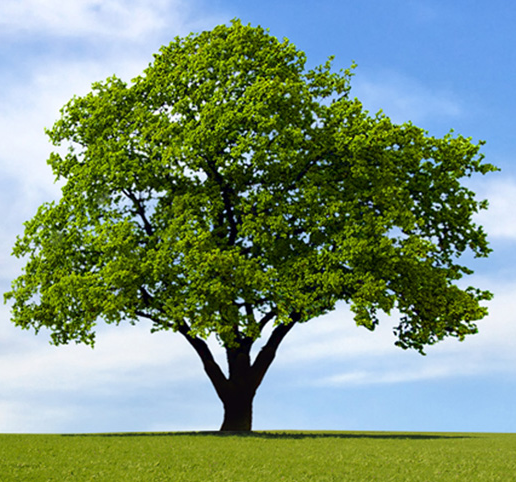
#> input picture images/input.png, 516 x 482 px
$ jupyter execute Chapter1ImageDeconvolution1.ipynb   (shell and % lines are left out)
#> lines starting #> are read from the running program, lines starting #| are printed output that depends on the picture; after the words box and inside, x2 and y2 are one past the last pixel; in counts of white or black regions, pixels touching at a corner belong together
### image.py
import scipy.ndimage as im
import numpy as np
import os
import h5py
import cv2
from UG2.lib.pyblur import LinearMotionBlur
from coherentImageFormation.utils import data as data_utils
import torch
import torch.nn as nn
from torch.autograd import Variable
import copy
import random
import numpy.fft as fft
from mpl_toolkits.mplot3d import axes3d
import matplotlib.pyplot as plt
from matplotlib import cm
from matplotlib.ticker import LinearLocator, FormatStrFormatter
import pylab

# [61 lines left out: functions hist_match_grey, hist_match, gaussian_blur, motionBlur3D, not called in this run]

def convert_float32_to_uint8(image_in):
	temp_image = np.copy(image_in)
	temp_image[temp_image<0.0] = 0.0
	temp_image[temp_image>1.0] = 1.0

	temp_image = (temp_image*255.0).astype(np.uint8)
	return temp_image

# [236 lines left out: functions noisy, surface_plot_3D, complex_field, generate_coherent_image, blur_images, calculate_bbox and 4 more, not called in this run]

### Chapter1ImageDeconvolution1.ipynb
# Chapter 1: Image-Deconvolution 1

## Problem motivation

</img>

Real world images we capture are blurry and noisy.

## Problem formulation
Given a blurry-image ($b$) and a point spread function (PSF) $h$ estimate the clean latent image $i$. Additive noise $n$ is present while measuring the image.
$$b=i \ast h+n$$

[cell 1]
import cv2
import numpy as np
import matplotlib.pyplot as plt
import image as image_utils

img = cv2.imread("images/input.png")
#> img is the input picture: shape (482, 516, 3); mean B, G, R 123.2, 148.1, 124
img = cv2.cvtColor(img, cv2.COLOR_BGR2RGB)
img = img.astype(np.float32)/255
size = 15

kernel_motion_blur = np.zeros((size,size))
kernel_motion_blur[int((size-1)/2), :] = np.ones(size)
kernel_motion_blur = kernel_motion_blur/size

# fliter output
output = cv2.filter2D(img, -1, kernel_motion_blur)
# Add random noise
row,col,ch= output.shape
#> row = 482; col = 516; ch = 3
mean = 0
var = 0.001
sigma = var**0.5
gauss = np.random.normal(mean,sigma,(row,col,ch))
gauss = gauss.reshape(row,col,ch)
outputNoisy = output + gauss
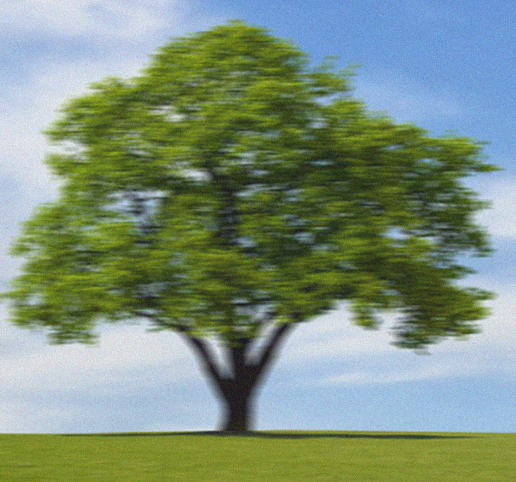
#> outputNoisy: shape (482, 516, 3) float64; mean R, G, B 0.486, 0.581, 0.483; drawn with min black and max white

[cell 2]
plt.figure(figsize=(15,15))
plt.subplot(131)
plt.imshow(image_utils.convert_float32_to_uint8(img))
plt.title('Original')
plt.subplot(132)
plt.imshow(kernel_motion_blur)
plt.title('Blur-kernel')
plt.subplot(133)
plt.imshow(image_utils.convert_float32_to_uint8(outputNoisy))
#> in convert_float32_to_uint8 (call 2), `temp_image[temp_image<0.0] = 0.0`: temp_image: shape (482, 516, 3) float64; 5.32% of pixels changed, all inside (x1, y1, x2, y2) = (0, 27, 489, 482)
#> in convert_float32_to_uint8 (call 2), `temp_image[temp_image>1.0] = 1.0`: temp_image: shape (482, 516, 3) float64; mean R, G, B 0.486, 0.581, 0.483
plt.title('Blurry Noisy Output')
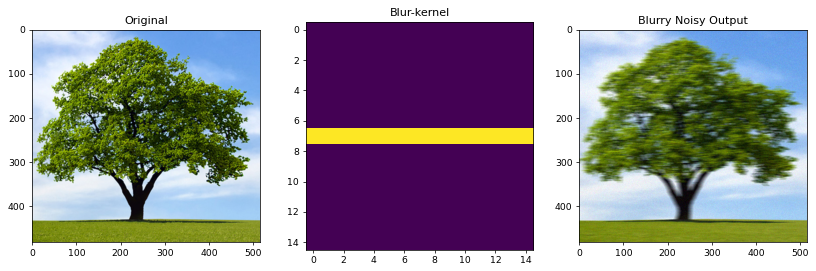
#> figure drawn by matplotlib, 3 panels

## Optimization-based techniques

- Wiener based deconvolution
- Richardson-Lucy deconvolution
- Iterative deconvolution techniques

## Wiener-filter based deconvolution

- A block diagram for the blurry image is given as
</img>
Fourier-domain:
$$B(\omega)=I(\omega)H(\omega)+N(\omega)$$
$$\implies I(\omega)=\frac{B(\omega)-N(\omega)}{H(\omega)}$$
- Noise can be amplified in the regions where $H(\omega)$ has small values.
- A Wiener filter is the best linear filter that can be used on the blurry image to deblur it.
</img>

## Wiener-filter based deconvolution

- The Wiener-filtering: best linear filter applied on $b[k]$ to account for noise characteristics
- Let the filter in the frequency domain be given by $G(\omega)$.
- Let us assume that we know the autocorrelation of the signal $E[|X(\omega)|^2]=S(\omega)$
- The filter is designed to minimize
$$\epsilon(\omega)=E[|\hat{I}(\omega)-I(\omega)|^2]$$
$$=E[|I(\omega)-G(\omega)B(\omega)|^2]$$
$$=E[|I(\omega)-G(\omega)[H(\omega)I(\omega)+N(\omega)]|^2]$$
$$=E[|I(\omega)(1-G(\omega)H(\omega))-G(\omega)N(\omega)|^2]$$
$$=E[[I(\omega)(1-G(\omega)H(\omega))-G(\omega)N(\omega)]^\ast [I(\omega)(1-G(\omega)H(\omega))-G(\omega)N(\omega)]]$$
$$=E[|I(\omega)|^2|1-G(\omega)H(\omega)|^2+|G(\omega)N(\omega)|^2-I(\omega)G^\ast(\omega)N^\ast(\omega)(1-G(\omega)H(\omega))-G^\ast(\omega)N^\ast(\omega)I(\omega)(1-G(\omega)H(\omega))]$$
- The last two terms are 0 because $E[I^\ast(\omega)N(\omega)]=E[I(\omega)N^\ast\omega]=0$.

## Wiener-filter based deconvolution

$$\epsilon(\omega)=S(\omega)|1-G(\omega)H(\omega)|^2+|G(\omega)N(\omega)|^2$$
$$=S(\omega)[1-G(\omega)H(\omega)][1-G(\omega)H(\omega)]^\ast+[G(\omega)G^\ast(\omega)|N(\omega)|^2]$$
- Taking the Wirtinger derivative of this expression results and equating to zero
$$S(\omega)(1-G(\omega)H(\omega))^\ast [-H(\omega)]+G^\ast(\omega)|N(\omega)|^2=0$$
$$ \implies G^\ast (\omega)=\frac{S(\omega)H(\omega)}{E[|N(\omega)|^2]+|H(\omega)|^2S(\omega)}$$
$$ \implies G (\omega)=\frac{S(\omega)H^\ast(\omega)}{E[|N(\omega)|^2]+|H(\omega)|^2S(\omega)}$$
- Denoting $SNR=\frac{E[|X(\omega)|^2]}{E[|N(\omega)|^2]}=\frac{S(\omega)}{E[|N(\omega)|^2}$
$$ \implies G (\omega)=\frac{H^\ast(\omega)}{SNR+|H(\omega)|^2}$$

[cell 3]
import cv2
import numpy as np
import matplotlib.pyplot as plt
import image as image_utils
from scipy import signal

img = cv2.imread("images/input.png")
img = img.astype(np.float32)/255
img = np.mean(img,2)
#> img: shape (482, 516) float32
size = 10

kernel_motion_blur = np.zeros((size,size))
kernel_motion_blur[int((size-1)/2), :] = 1
kernel_motion_blur = kernel_motion_blur/size

# fliter output
output = cv2.filter2D(img, -1, kernel_motion_blur)
#> output: shape (482, 516) float32

# Add random noise
row,col= output.shape
mean = 0
var = 0.001
sigma = var**0.5
gauss = np.random.normal(mean,sigma,(row,col))
gauss = gauss.reshape(row,col)
output = output + gauss

outputFFT = np.fft.fft2(output)
filterFFT = np.fft.fft2(kernel_motion_blur,s=(outputFFT.shape))
epsilon   = 1e-1 # Add some epsilon to make sure we are not dividing by zero

# inverse-filter estimate
inverseFilterFFT = outputFFT/(filterFFT+epsilon)
inverseFilterEstimate = np.real(np.fft.ifft2(inverseFilterFFT))
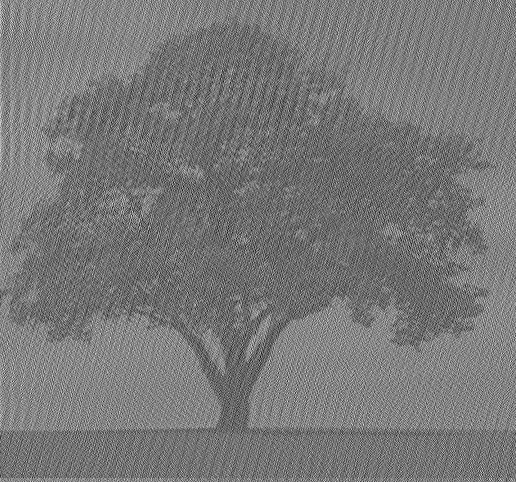
#> inverseFilterEstimate: shape (482, 516) float64; min -2.43, max 3.69, mean 0.47; drawn with min black and max white

# wiener-filter estimate
SNR = 1
wienerFilterFFT = np.conj(filterFFT)/(np.square(np.abs(filterFFT))+SNR)
wienerFilterEstimate = np.real(np.fft.ifft2(wienerFilterFFT*outputFFT))
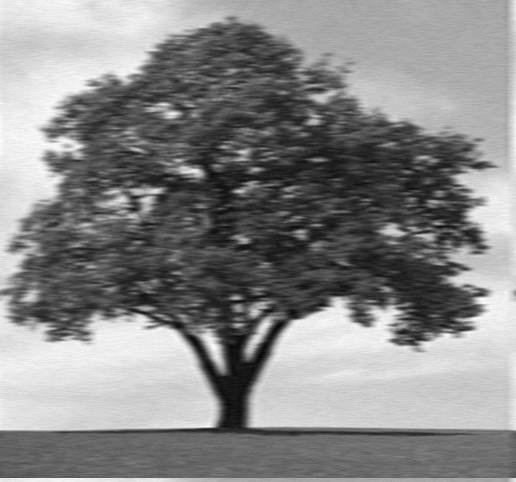
#> wienerFilterEstimate: shape (482, 516) float64; min -0.0267, max 0.507, mean 0.259; drawn with min black and max white

[cell 4]
plt.figure(figsize=(15,15))
plt.subplot(131)
plt.imshow(image_utils.convert_float32_to_uint8(output), cmap='gray')
#> in convert_float32_to_uint8 (call 3), `temp_image[temp_image<0.0] = 0.0`: temp_image: shape (482, 516) float64; min 0, max 1.09, mean 0.518
#> in convert_float32_to_uint8 (call 3), `temp_image[temp_image>1.0] = 1.0`: temp_image: shape (482, 516) float64; min 0, max 1, mean 0.517
plt.title('Blurry Image')
plt.subplot(132)
plt.imshow(image_utils.convert_float32_to_uint8(inverseFilterEstimate), cmap='gray')
#> in convert_float32_to_uint8 (call 4), `temp_image[temp_image>1.0] = 1.0`:
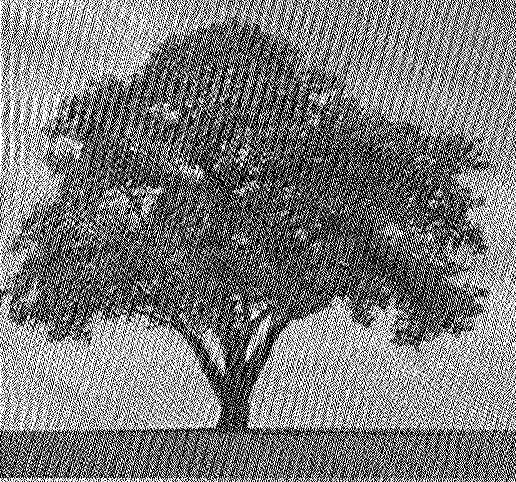
#> temp_image: shape (482, 516) float64; min 0, max 1, mean 0.485
plt.title('Simple inverse filter estimate')
plt.subplot(133)
plt.imshow(image_utils.convert_float32_to_uint8(wienerFilterEstimate), cmap='gray')
#> in convert_float32_to_uint8 (call 5), `temp_image[temp_image<0.0] = 0.0`:
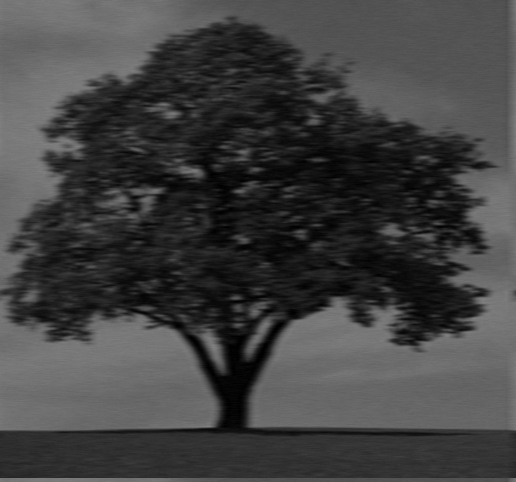
#> temp_image: shape (482, 516) float64; 0.03% of pixels changed, all inside (x1, y1, x2, y2) = (178, 174, 280, 416)
plt.title('Wiener filter estimate')

## Richardson-Lucy deconvolution (RL)
- According to the earlier notation, the block diagram for the blurry image is given as
</img>
- The degraded noise model is given as $b=h*i+n$ under poisson statistics for the noise.
- The RL deconvolution algorithm is given as
$$u^{t+1}=u^t\Big(h \ast \frac{b}{h\ast u^t}\Big)$$
- This iterative method is used until the algorithm converges.

[cell 5]
import cv2
import numpy as np
import matplotlib.pyplot as plt
import image as image_utils
from scipy.signal import convolve2d as conv2
from scipy import signal
from skimage import color, data, restoration

astro = color.rgb2gray(data.astronaut())
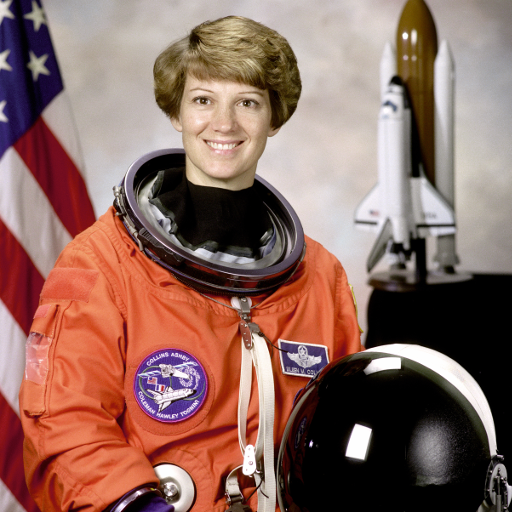
#> input picture skimage.data.astronaut(), 512 x 512 px
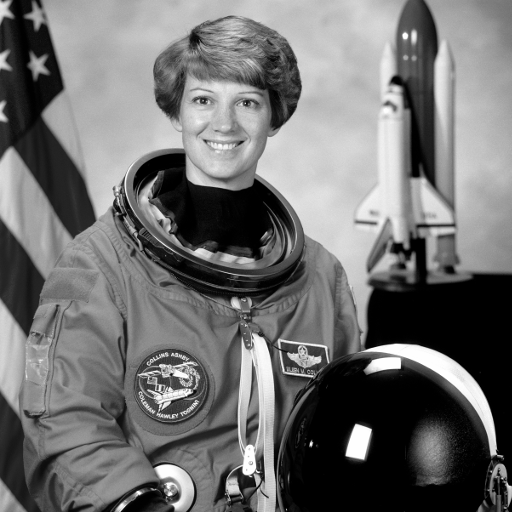
#> astro: shape (512, 512) float64; min 0, max 1, mean 0.442
psf = np.ones((5, 5)) / 25
astro = conv2(img, psf, 'same')
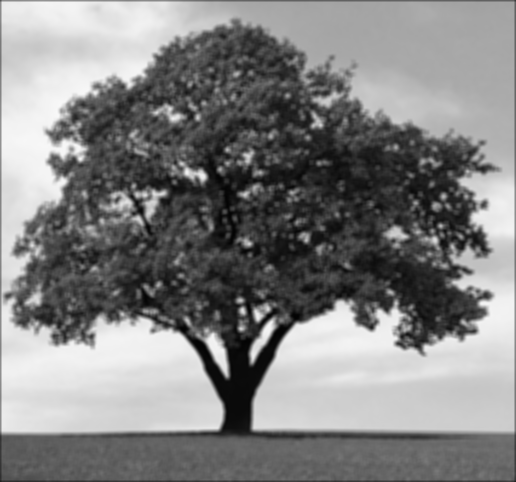
#> astro: shape (482, 516) float64; min 0.0134, max 0.975, mean 0.513

# Add Noise to Image
astro_noisy = astro.copy()
astro_noisy += (np.random.poisson(lam=25, size=astro.shape) - 10) / 255.

# Restore Image using Richardson-Lucy algorithm
deconvolved_RL = restoration.richardson_lucy(astro_noisy, psf, iterations=30)
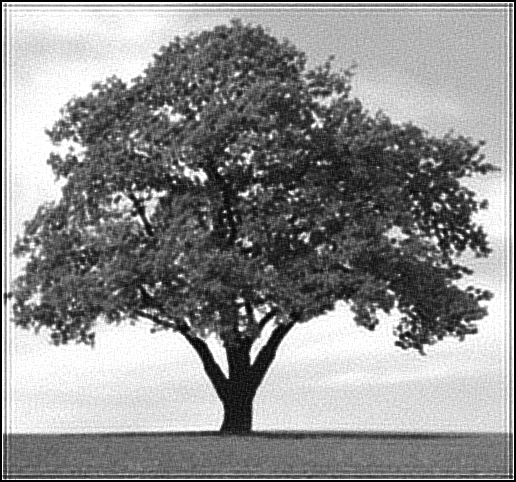
#> deconvolved_RL: shape (482, 516) float64; min 2.44e-11, max 1, mean 0.56

[cell 6]
plt.figure(figsize=(15,15))
plt.subplot(131)
plt.imshow(img, cmap='gray')
plt.title('Original')
plt.subplot(132)
plt.imshow(astro_noisy, cmap='gray')
plt.title('Blurry Output')
plt.subplot(133)
plt.imshow(deconvolved_RL, cmap='gray')
plt.title('Richardson Lucy (RL) estimate')
